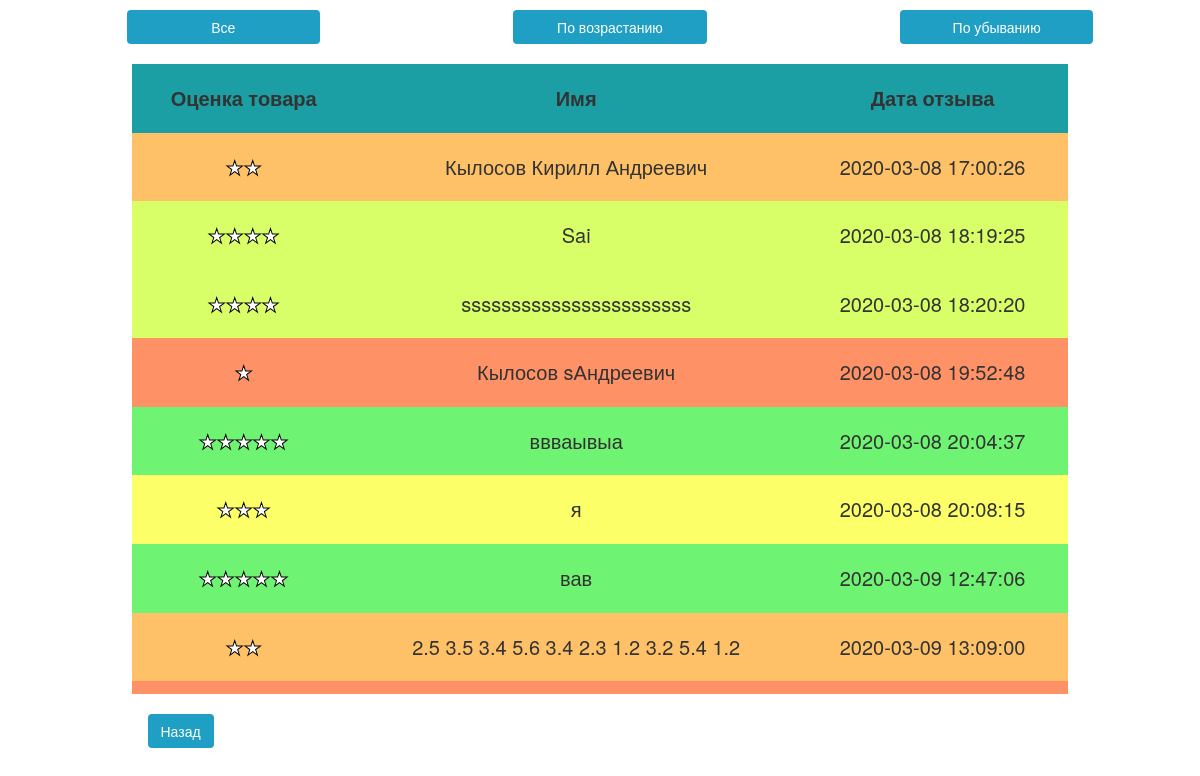
Page /sort.php on the committed database.
### tables this page shows
CREATE TABLE `message` (
  `message_id` int(11) NOT NULL,
  `marks` varchar(255) NOT NULL,
  `name` varchar(100) NOT NULL,
  `email` varchar(100) NOT NULL,
  `message` text NOT NULL,
  `date` datetime NOT NULL
);

### public_html/sort.php (the view, shortened to what this page needs)
<!DOCTYPE html>
<html>
    <head>
        <link rel="stylesheet" type="text/css" href="css/otchet.css">
        <link rel="stylesheet" type="text/css" href="css/bootstrap.css">
    </head>
    <body>
        <div class="container-fluid text-center">
    		<div class="row">
                <form action="sort.php">
                    <button class="btn col-lg-2 col-lg-offset-1 col-md-2 col-md-offset-1 col-sm-2 col-sm-offset-1 col-xs-2 col-xs-offset-1">Все</button>
                    <input class="btn col-lg-2 col-lg-offset-2 col-md-2 col-md-offset-2 col-sm-2 col-sm-offset-2 col-xs-3 col-xs-offset-1" type="button" value="По возрастанию" onclick="rez1()">
                    <input class="btn col-lg-2 col-lg-offset-2 col-md-2 col-md-offset-2 col-sm-2 col-sm-offset-2 col-xs-3 col-xs-offset-1" type="button" value="По убыванию" onclick="rez2()">
                </form>
            </div>
            <div class="c">
                <table id="table" align=center>
                    <tr>
                    <th>Оценка товара</th>
                    <th>Имя</th>
                    <th>Дата отзыва</th>
                    </tr>
                    <?php
                    		$link = mysqli_connect('127.0.0.1', "b91946q7_saims", "Saims2000", "b91946q7_saims") or die("Ошибка " . mysqli_error($link));
                    		$query = 'SELECT * FROM message';
                    		$result = mysqli_query($link, $query) or die("Ошибка " . mysqli_error($link));
                    		if ( mysqli_num_rows($result) == 0 )
                            {
                            echo '<tr><td colspan=3>Список пуст!</td></tr>';
                            }
                            else {
                            for ($r = []; $row = mysqli_fetch_assoc($result); $r[] = $row);
                            $result = '';
                            foreach ($r as $elem) {
                                $result .= '<tr>';
                                if($elem['marks']==1){
                                    $elem['marks']=★;
                                    $result .= '<td class="s1 star">' . $elem['marks'] . '</td>';
                                    $result .= '<td class="s1">' . $elem['name'] . '</td>';
                                    $result .= '<td class="s1">' . $elem['date'] . '</td>';
                                }
                                if($elem['marks']==2){
                                    $elem['marks']=★★;
                                    $result .= '<td class="s2 star">' . $elem['marks'] . '</td>';
                                    $result .= '<td class="s2">' . $elem['name'] . '</td>';
                                    $result .= '<td class="s2">' . $elem['date'] . '</td>';
                                }
                                if($elem['marks']==3){
                                    $elem['marks']=★★★;
                                    $result .= '<td class="s3 star">' . $elem['marks'] . '</td>';
                                    $result .= '<td class="s3">' . $elem['name'] . '</td>';
                                    $result .= '<td class="s3">' . $elem['date'] . '</td>';
                                }
                                if($elem['marks']==4){
                                    $elem['marks']=★★★★;
                                    $result .= '<td class="s4 star">' . $elem['marks'] . '</td>';
                                    $result .= '<td class="s4">' . $elem['name'] . '</td>';
                                    $result .= '<td class="s4">' . $elem['date'] . '</td>';
                                }
                                if($elem['marks']==5){
                                    $elem['marks']=★★★★★;
                                    $result .= '<td class="s5 star">' . $elem['marks'] . '</td>';
                                    $result .= '<td class="s5">' . $elem['name'] . '</td>';
                                    $result .= '<td class="s5">' . $elem['date'] . '</td>';
                                }
                                $result .= '</tr>';
                            }
                            echo $result;
                        }
                    ?>
                </table>
            </div>
            <div class="col-lg-1 col-lg-offset-1 col-md-1 col-md-offset-1 col-sm-1 col-sm-offset-1 col-xs-1 col-xs-offset-1">
    			<input class="btn b" type="button" value="Назад" onclick="window.location='admin.php'">
    		</div>
        </div>
    </body>
</html>

### public_html/css/otchet.css (style rules this page uses)
.star { color:#FFFFFF; -webkit-text-stroke: 1px black; }
td { padding:20px; }
th { background-color:#1B9FA5; padding:20px; height:50px; }
table { margin-top:20px; text-align: center; font-size:20px; border-spacing:0; width:80%; }
.c { overflow: auto; height:650px; }
.s5 { background-color:RGBA(16,236,23,0.6); }
.s4 { background-color:RGBA(190,255,3,0.6); }
.s3 { background-color:RGBA(251,255,3,0.6); }
.s2 { background-color:RGBA(255,152,3,0.6); }
.s1 { background-color:RGBA(255,72,3,0.6); }
.btn { background-color:#1F9FC3; color:white; }
form { margin:10px; padding-left:20px; }
.b { margin:20px; }

### rows in the picture
message: marks "★★", name "Кылосов Кирилл Андреевич", date "2020-03-08 17:00:26"
message: marks "★★★★", name "Sai", date "2020-03-08 18:19:25"
message: marks "★★★★", name "sssssssssssssssssssssss", date "2020-03-08 18:20:20"
message: marks "★", name "Кылосов sАндреевич", date "2020-03-08 19:52:48"
message: marks "★★★★★", name "ввваывыа", date "2020-03-08 20:04:37"
message: marks "★★★", name "я", date "2020-03-08 20:08:15"
message: marks "★★★★★", name "вав", date "2020-03-09 12:47:06"
message: marks "★★", name "2.5 3.5 3.4 5.6 3.4 2.3 1.2 3.2 5.4 1.2", date "2020-03-09 13:09:00"
